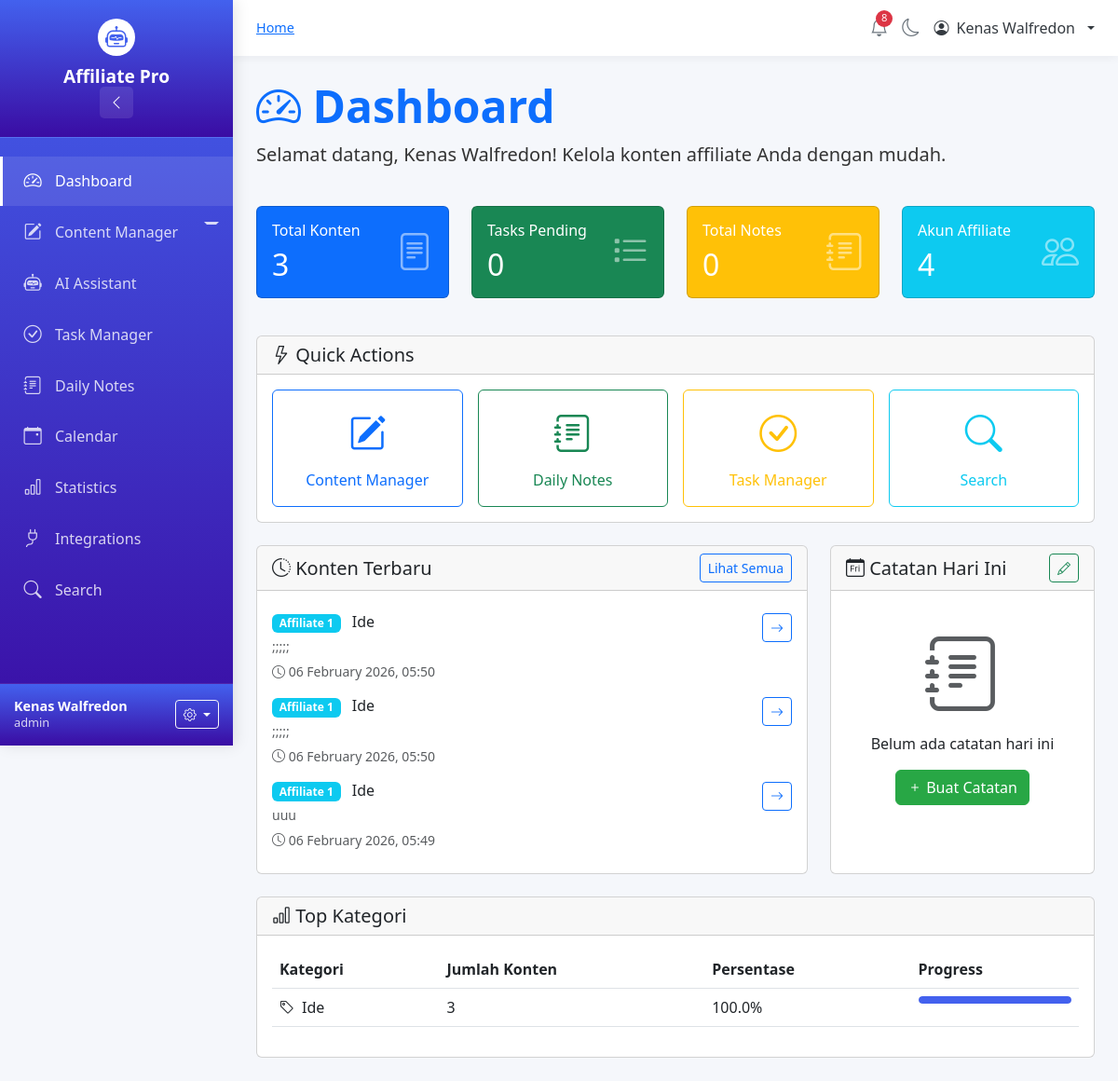
Page /dashboard (signed in) on the committed database.
### tables this page shows
CREATE TABLE content (
            id INTEGER PRIMARY KEY AUTOINCREMENT,
            account TEXT NOT NULL,
            category TEXT NOT NULL,
            text TEXT NOT NULL,
            created_at TIMESTAMP DEFAULT CURRENT_TIMESTAMP,
            updated_at TIMESTAMP DEFAULT CURRENT_TIMESTAMP,
            tags TEXT,
            priority TEXT DEFAULT 'normal',
            status TEXT DEFAULT 'active'
        );

### app.py (the view)
@app.route("/dashboard")
@login_required
def dashboard():
    conn = get_db()
    c = conn.cursor()
    c.execute("SELECT COUNT(*) FROM content")
    total_result = c.fetchone()
    total_content = total_result[0] if total_result else 0
    c.execute("SELECT COUNT(*) FROM tasks WHERE status='pending'")
    pending_result = c.fetchone()
    pending_tasks = pending_result[0] if pending_result else 0
    c.execute("SELECT COUNT(DISTINCT date) FROM daily_notes")
    notes_result = c.fetchone()
    total_notes = notes_result[0] if notes_result else 0
    c.execute("""
        SELECT category, COUNT(*) as count
        FROM content
        GROUP BY category
        ORDER BY count DESC
        LIMIT 5
    """)
    top_categories = c.fetchall()
    c.execute("""
        SELECT account, category, text, created_at
        FROM content
        ORDER BY created_at DESC
        LIMIT 5
    """)
    recent_content = c.fetchall()
    today = datetime.now().strftime("%Y-%m-%d")
    c.execute("SELECT note, mood FROM daily_notes WHERE date=?", (today,))
    today_note = c.fetchone()
    try:
        c.execute("""
            SELECT title, message, created_at
            FROM notifications
            WHERE username=?
            ORDER BY created_at DESC
            LIMIT 3
        """, (session['username'],))
        recent_notifications = c.fetchall()
    except:
        recent_notifications = []
    conn.close()
    return render_template("dashboard.html",
                         total_content=total_content,
                         pending_tasks=pending_tasks,
                         total_notes=total_notes,
                         top_categories=top_categories,
                         recent_content=recent_content,
                         today_note=today_note,
                         recent_notifications=recent_notifications,
                         today=today)

### app.py (called while the page is built)
def get_db():
    conn = sqlite3.connect("database.db")
    conn.row_factory = sqlite3.Row
    return conn

def login_required(f):
    @wraps(f)
    def decorated_function(*args, **kwargs):
        if not session.get("login"):
            flash("Silakan login terlebih dahulu", "warning")
            return redirect("/")
        return f(*args, **kwargs)
    return decorated_function

def format_datetime(value, format='%d %B %Y, %H:%M'):
    if value:
        if isinstance(value, str):
            try:
                value = datetime.strptime(value, '%Y-%m-%d %H:%M:%S')
            except:
                try:
                    value = datetime.strptime(value, '%Y-%m-%d')
                except:
                    return value
        return value.strftime(format)
    return ''

@app.context_processor
def inject_global_vars():
    unread_notifications = 0
    if session.get('login'):
        try:
            conn = get_db()
            c = conn.cursor()
            c.execute("SELECT COUNT(*) FROM notifications WHERE username=? AND is_read=0",
                     (session['username'],))
            result = c.fetchone()
            unread_notifications = result[0] if result else 0
            conn.close()
        except:
            unread_notifications = 0
    return dict(
        datetime=datetime,
        now=datetime.now(),
        accounts=ACCOUNTS,
        categories=CATEGORIES,
        app_name="Affiliate Pro Manager",
        unread_notifications=unread_notifications,
        month_names=['Januari', 'Februari', 'Maret', 'April', 'Mei', 'Juni',
                    'Juli', 'Agustus', 'September', 'Oktober', 'November', 'Desember']
    )

### templates/dashboard.html (shortened to what this page needs)
{% extends "base.html" %}
{% block content %}
<div class="dashboard">
    <div class="row mb-4">
        <div class="col">
            <h1 class="display-5 fw-bold text-primary">
                <i class="bi bi-speedometer2"></i> Dashboard
            </h1>
            <p class="lead">Selamat datang, {{ session.username }}! Kelola konten affiliate Anda dengan mudah.</p>
        </div>
    </div>
    <div class="row mb-4">
        <div class="col-md-3 mb-3">
            <div class="card stat-card bg-primary text-white">
                <div class="card-body">
                    <div class="d-flex justify-content-between align-items-center">
                        <div>
                            <h6 class="card-title">Total Konten</h6>
                            <h2 class="mb-0">{{ total_content }}</h2>
                        </div>
                        <i class="bi bi-file-text display-6 opacity-50"></i>
                    </div>
                </div>
            </div>
        </div>
        <div class="col-md-3 mb-3">
            <div class="card stat-card bg-success text-white">
                <div class="card-body">
                    <div class="d-flex justify-content-between align-items-center">
                        <div>
                            <h6 class="card-title">Tasks Pending</h6>
                            <h2 class="mb-0">{{ pending_tasks }}</h2>
                        </div>
                        <i class="bi bi-list-task display-6 opacity-50"></i>
                    </div>
                </div>
            </div>
        </div>
        <div class="col-md-3 mb-3">
            <div class="card stat-card bg-warning text-white">
                <div class="card-body">
                    <div class="d-flex justify-content-between align-items-center">
                        <div>
                            <h6 class="card-title">Total Notes</h6>
                            <h2 class="mb-0">{{ total_notes }}</h2>
                        </div>
                        <i class="bi bi-journal-text display-6 opacity-50"></i>
                    </div>
                </div>
            </div>
        </div>
        <div class="col-md-3 mb-3">
            <div class="card stat-card bg-info text-white">
                <div class="card-body">
                    <div class="d-flex justify-content-between align-items-center">
                        <div>
                            <h6 class="card-title">Akun Affiliate</h6>
                            <h2 class="mb-0">{{ accounts|length }}</h2>
                        </div>
                        <i class="bi bi-people display-6 opacity-50"></i>
                    </div>
                </div>
            </div>
        </div>
    </div>
    <div class="row mb-4">
        <div class="col">
            <div class="card">
                <div class="card-header">
                    <h5 class="mb-0"><i class="bi bi-lightning"></i> Quick Actions</h5>
                </div>
                <div class="card-body">
                    <div class="row g-3">
                        <div class="col-md-3 col-6">
                            <a href="/content-manager" class="btn btn-outline-primary w-100 h-100 d-flex flex-column align-items-center justify-content-center p-3">
                                <i class="bi bi-pencil-square fs-1 mb-2"></i>
                                <span>Content Manager</span>
                            </a>
                        </div>
                        <div class="col-md-3 col-6">
                            <a href="/daily-notes" class="btn btn-outline-success w-100 h-100 d-flex flex-column align-items-center justify-content-center p-3">
                                <i class="bi bi-journal-text fs-1 mb-2"></i>
                                <span>Daily Notes</span>
                            </a>
                        </div>
                        <div class="col-md-3 col-6">
                            <a href="/tasks" class="btn btn-outline-warning w-100 h-100 d-flex flex-column align-items-center justify-content-center p-3">
                                <i class="bi bi-check-circle fs-1 mb-2"></i>
                                <span>Task Manager</span>
                            </a>
                        </div>
                        <div class="col-md-3 col-6">
                            <a href="/search" class="btn btn-outline-info w-100 h-100 d-flex flex-column align-items-center justify-content-center p-3">
                                <i class="bi bi-search fs-1 mb-2"></i>
                                <span>Search</span>
                            </a>
                        </div>
                    </div>
                </div>
            </div>
        </div>
    </div>
    <div class="row">
        <div class="col-lg-8 mb-4">
            <div class="card h-100">
                <div class="card-header d-flex justify-content-between align-items-center">
                    <h5 class="mb-0"><i class="bi bi-clock-history"></i> Konten Terbaru</h5>
                    <a href="/content-manager" class="btn btn-sm btn-outline-primary">Lihat Semua</a>
                </div>
                <div class="card-body">
                    {% if recent_content %}
                    <div class="list-group list-group-flush">
                        {% for content in recent_content %}
                        <div class="list-group-item border-0 px-0">
                            <div class="d-flex justify-content-between align-items-start">
                                <div>
                                    <h6 class="mb-1">
                                        <span class="badge bg-info me-2">{{ content.account }}</span>
                                        {{ content.category }}
                                    </h6>
                                    <p class="mb-1 text-muted small">
                                        {{ content.text[:100] }}{% if content.text|length > 100 %}...{% endif %}
                                    </p>
                                    <small class="text-muted">
                                        <i class="bi bi-clock"></i> {{ content.created_at|format_datetime }}
                                    </small>
                                </div>
                                <a href="{{ url_for('manage', account=content.account, category=content.category) }}"
                                   class="btn btn-sm btn-outline-primary">
                                    <i class="bi bi-arrow-right"></i>
                                </a>
                            </div>
                        </div>
                        {% endfor %}
                    </div>
                    {% endif %}
                </div>
            </div>
        </div>
        <div class="col-lg-4 mb-4">
            <div class="card h-100">
                <div class="card-header d-flex justify-content-between align-items-center">
                    <h5 class="mb-0"><i class="bi bi-calendar-day"></i> Catatan Hari Ini</h5>
                    <a href="/daily-notes" class="btn btn-sm btn-outline-success">
                        <i class="bi bi-pencil"></i>
                    </a>
                </div>
                <div class="card-body">
                    {% if today_note %}
                    <div class="today-note">
                        <p>{{ today_note[0]|nl2br|safe }}</p>
                        <small class="text-muted">{{ today }}</small>
                    </div>
                    {% else %}
                    <div class="text-center py-4">
                        <i class="bi bi-journal-text display-1 text-muted"></i>
                        <p class="mt-3">Belum ada catatan hari ini</p>
                        <a href="/daily-notes" class="btn btn-success">
                            <i class="bi bi-plus"></i> Buat Catatan
                        </a>
                    </div>
                    {% endif %}
                </div>
            </div>
        </div>
    </div>
    <div class="row">
        <div class="col">
            <div class="card">
                <div class="card-header">
                    <h5 class="mb-0"><i class="bi bi-bar-chart"></i> Top Kategori</h5>
                </div>
                <div class="card-body">
                    {% if top_categories %}
                    <div class="table-responsive">
                        <table class="table">
                            <thead>
                                <tr>
                                    <th>Kategori</th>
                                    <th>Jumlah Konten</th>
                                    <th>Persentase</th>
                                    <th>Progress</th>
                                </tr>
                            </thead>
                            <tbody>
                                {% for category, count in top_categories %}
                                <tr>
                                    <td>
                                        <i class="bi bi-tag me-2"></i>{{ category }}
                                    </td>
                                    <td>{{ count }}</td>
                                    <td>{{ (count/total_content*100)|round(1) }}%</td>
                                    <td>
                                        <div class="progress" style="height: 8px;">
                                            <div class="progress-bar"
                                                 style="width: {{ (count/total_content*100)|round(1) }}%"></div>
                                        </div>
                                    </td>
                                </tr>
                                {% endfor %}
                            </tbody>
                        </table>
                    </div>
                    {% else %}
                    <div class="text-center py-3">
                        <p class="text-muted">Belum ada data kategori</p>
                    </div>
                    {% endif %}
                </div>
            </div>
        </div>
    </div>
</div>
{% endblock %}

### templates/base.html (style rules this page uses)
:root { --primary-color: #4361ee; --secondary-color: #6c757d; --success-color: #28a745; --warning-color: #ffc107; --danger-color: #dc3545; --info-color: #17a2b8; --light-color: #f8f9fa; --dark-color: #343a40; --sidebar-width: 250px; --header-height: 60px; --transition-speed: 0.3s; }
* { margin: 0; padding: 0; box-sizing: border-box; }
body { font-family: 'Segoe UI', Tahoma, Geneva, Verdana, sans-serif; background-color: #f5f7fb; color: #333; overflow-x: hidden; }
.btn-success { background: var(--success-color); border-color: var(--success-color); }

### templates/dashboard.html (style rules this page uses)
.stat-card { transition: transform 0.3s ease; }
.list-group-item { transition: background-color 0.2s ease; }
.progress { background-color: #e9ecef; border-radius: 4px; }
.progress-bar { background-color: #4361ee; border-radius: 4px; }

### rows in the picture
content: account "Affiliate 1", category "Ide", text ";;;;;", created_at "06 February 2026, 05:50"
content: account "Affiliate 1", category "Ide", text ";;;;;", created_at "06 February 2026, 05:50"
content: account "Affiliate 1", category "Ide", text "uuu", created_at "06 February 2026, 05:49"

### other values in the picture
{{ session.get('username', 'User') }} "Kenas Walfredon"
{{ session.get('user_role', 'User') }} "admin"
{{ unread_notifications }} "8"
{{ session.username }} "Kenas Walfredon"
{{ total_content }} "3"
{{ pending_tasks }} "0"
{{ total_notes }} "0"
{{ accounts|length }} "4"
{{ category }} "Ide"
{{ count }} "3"
{{ (count/total_content*100)|round(1) }} "100.0"
